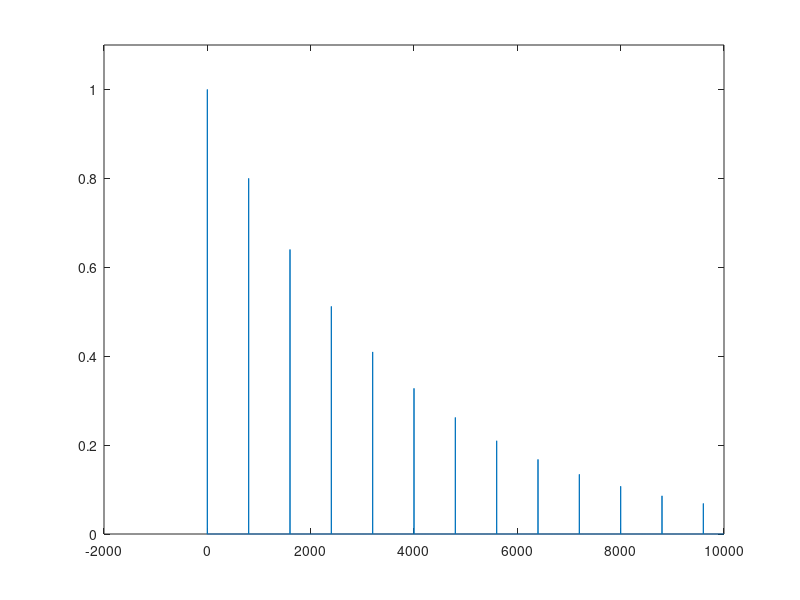
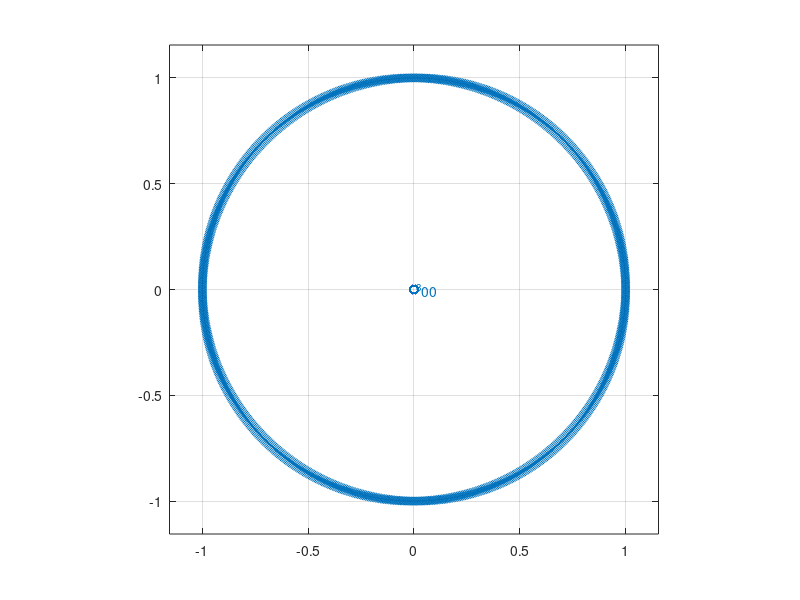

Write MATLAB code to recreate these figures, in order.
clear
close all

%% y(n) = (1.0)* x(n) + (0.8) * x(n-800)
% Y(Z) =X(Z)+(0.8)*X(z)z^(-800)

a1 = [1 zeros(1,799)];
a2 = [-0.8];
a = horzcat(a1, a2);

b = [1];
n = -10:10000;
d = (n == 0);


y = filter(b,a,d);
figure(1)
plot(n,y);
ylim([0 1.1])
figure(2)
zplane(b,a)
